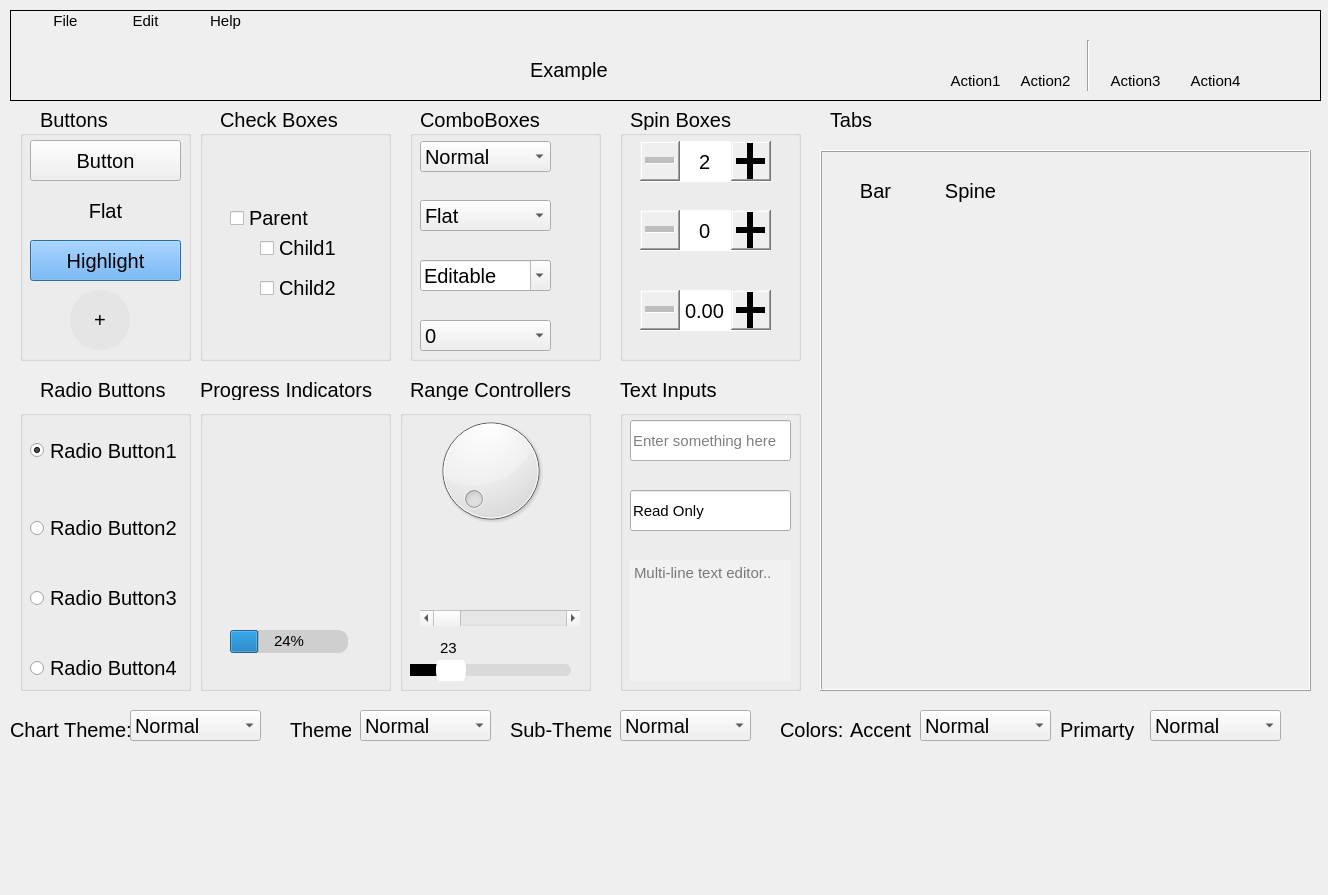
<?xml version="1.0" encoding="UTF-8"?>
<ui version="4.0">
 <class>Form</class>
 <widget class="QWidget" name="Form">
  <property name="geometry">
   <rect>
    <x>0</x>
    <y>0</y>
    <width>1328</width>
    <height>895</height>
   </rect>
  </property>
  <property name="font">
   <font>
    <pointsize>11</pointsize>
   </font>
  </property>
  <property name="windowTitle">
   <string>Form</string>
  </property>
  <property name="styleSheet">
   <string notr="true"/>
  </property>
  <widget class="QLabel" name="Buttons">
   <property name="geometry">
    <rect>
     <x>40</x>
     <y>110</y>
     <width>91</width>
     <height>20</height>
    </rect>
   </property>
   <property name="font">
    <font>
     <pointsize>15</pointsize>
    </font>
   </property>
   <property name="text">
    <string>Buttons</string>
   </property>
  </widget>
  <widget class="QGroupBox" name="buttonsGroup">
   <property name="geometry">
    <rect>
     <x>20</x>
     <y>130</y>
     <width>171</width>
     <height>231</height>
    </rect>
   </property>
   <property name="title">
    <string/>
   </property>
   <widget class="QPushButton" name="button">
    <property name="geometry">
     <rect>
      <x>10</x>
      <y>10</y>
      <width>151</width>
      <height>41</height>
     </rect>
    </property>
    <property name="font">
     <font>
      <pointsize>15</pointsize>
     </font>
    </property>
    <property name="text">
     <string>Button</string>
    </property>
   </widget>
   <widget class="QPushButton" name="flatButton">
    <property name="geometry">
     <rect>
      <x>10</x>
      <y>60</y>
      <width>151</width>
      <height>41</height>
     </rect>
    </property>
    <property name="font">
     <font>
      <pointsize>15</pointsize>
     </font>
    </property>
    <property name="styleSheet">
     <string notr="true">QPushButton#highLight{
rgb(0, 85, 255)
}</string>
    </property>
    <property name="text">
     <string>Flat</string>
    </property>
    <property name="flat">
     <bool>true</bool>
    </property>
   </widget>
   <widget class="QPushButton" name="highLight">
    <property name="geometry">
     <rect>
      <x>10</x>
      <y>110</y>
      <width>151</width>
      <height>41</height>
     </rect>
    </property>
    <property name="font">
     <font>
      <pointsize>15</pointsize>
     </font>
    </property>
    <property name="styleSheet">
     <string notr="true">QPushButton#highLight{
background-color:rgb(85, 170, 255);
}</string>
    </property>
    <property name="text">
     <string>Highlight</string>
    </property>
    <property name="autoDefault">
     <bool>false</bool>
    </property>
    <property name="default">
     <bool>true</bool>
    </property>
   </widget>
   <widget class="QPushButton" name="roundButton">
    <property name="geometry">
     <rect>
      <x>50</x>
      <y>160</y>
      <width>60</width>
      <height>60</height>
     </rect>
    </property>
    <property name="minimumSize">
     <size>
      <width>60</width>
      <height>60</height>
     </size>
    </property>
    <property name="maximumSize">
     <size>
      <width>60</width>
      <height>60</height>
     </size>
    </property>
    <property name="font">
     <font>
      <pointsize>15</pointsize>
     </font>
    </property>
    <property name="styleSheet">
     <string notr="true">QPushButton{
border-radius:30px;
border:2px groove gragy;
border-style:outset;
border:none;
background-color:rgb(229, 229, 229);
}</string>
    </property>
    <property name="text">
     <string>+</string>
    </property>
   </widget>
  </widget>
  <widget class="QLabel" name="RadioButtons">
   <property name="geometry">
    <rect>
     <x>40</x>
     <y>380</y>
     <width>141</width>
     <height>20</height>
    </rect>
   </property>
   <property name="font">
    <font>
     <pointsize>15</pointsize>
    </font>
   </property>
   <property name="text">
    <string>Radio Buttons</string>
   </property>
  </widget>
  <widget class="QGroupBox" name="radioButtonsGroup">
   <property name="geometry">
    <rect>
     <x>20</x>
     <y>410</y>
     <width>171</width>
     <height>281</height>
    </rect>
   </property>
   <property name="title">
    <string/>
   </property>
   <widget class="QRadioButton" name="radioButton">
    <property name="geometry">
     <rect>
      <x>10</x>
      <y>30</y>
      <width>151</width>
      <height>21</height>
     </rect>
    </property>
    <property name="font">
     <font>
      <pointsize>15</pointsize>
     </font>
    </property>
    <property name="styleSheet">
     <string notr="true"/>
    </property>
    <property name="text">
     <string>Radio Button1</string>
    </property>
    <property name="checked">
     <bool>true</bool>
    </property>
   </widget>
   <widget class="QRadioButton" name="radioButton_2">
    <property name="geometry">
     <rect>
      <x>10</x>
      <y>110</y>
      <width>151</width>
      <height>16</height>
     </rect>
    </property>
    <property name="font">
     <font>
      <pointsize>15</pointsize>
     </font>
    </property>
    <property name="text">
     <string>Radio Button2</string>
    </property>
    <property name="iconSize">
     <size>
      <width>16</width>
      <height>21</height>
     </size>
    </property>
   </widget>
   <widget class="QRadioButton" name="radioButton_3">
    <property name="geometry">
     <rect>
      <x>10</x>
      <y>180</y>
      <width>151</width>
      <height>16</height>
     </rect>
    </property>
    <property name="font">
     <font>
      <pointsize>15</pointsize>
     </font>
    </property>
    <property name="text">
     <string>Radio Button3</string>
    </property>
   </widget>
   <widget class="QRadioButton" name="radioButton_4">
    <property name="geometry">
     <rect>
      <x>10</x>
      <y>250</y>
      <width>151</width>
      <height>16</height>
     </rect>
    </property>
    <property name="font">
     <font>
      <pointsize>15</pointsize>
     </font>
    </property>
    <property name="text">
     <string>Radio Button4</string>
    </property>
   </widget>
  </widget>
  <widget class="QLabel" name="checkBoxes">
   <property name="geometry">
    <rect>
     <x>220</x>
     <y>110</y>
     <width>141</width>
     <height>20</height>
    </rect>
   </property>
   <property name="font">
    <font>
     <pointsize>15</pointsize>
    </font>
   </property>
   <property name="text">
    <string>Check Boxes</string>
   </property>
  </widget>
  <widget class="QGroupBox" name="groupBox">
   <property name="geometry">
    <rect>
     <x>200</x>
     <y>130</y>
     <width>191</width>
     <height>231</height>
    </rect>
   </property>
   <property name="title">
    <string/>
   </property>
   <widget class="QGroupBox" name="checksGroup">
    <property name="geometry">
     <rect>
      <x>20</x>
      <y>70</y>
      <width>161</width>
      <height>141</height>
     </rect>
    </property>
    <property name="styleSheet">
     <string notr="true">QGroupBox#checksGroup{
border:none;
}</string>
    </property>
    <property name="title">
     <string/>
    </property>
    <property name="flat">
     <bool>true</bool>
    </property>
    <widget class="QCheckBox" name="checkBox">
     <property name="geometry">
      <rect>
       <x>10</x>
       <y>10</y>
       <width>131</width>
       <height>16</height>
      </rect>
     </property>
     <property name="font">
      <font>
       <pointsize>15</pointsize>
      </font>
     </property>
     <property name="text">
      <string>Parent</string>
     </property>
    </widget>
    <widget class="QCheckBox" name="checkBox_2">
     <property name="geometry">
      <rect>
       <x>40</x>
       <y>40</y>
       <width>91</width>
       <height>16</height>
      </rect>
     </property>
     <property name="font">
      <font>
       <pointsize>15</pointsize>
      </font>
     </property>
     <property name="text">
      <string>Child1</string>
     </property>
    </widget>
    <widget class="QCheckBox" name="checkBox_3">
     <property name="geometry">
      <rect>
       <x>40</x>
       <y>80</y>
       <width>101</width>
       <height>16</height>
      </rect>
     </property>
     <property name="font">
      <font>
       <pointsize>15</pointsize>
      </font>
     </property>
     <property name="text">
      <string>Child2</string>
     </property>
    </widget>
   </widget>
  </widget>
  <widget class="QLabel" name="tabs">
   <property name="geometry">
    <rect>
     <x>830</x>
     <y>110</y>
     <width>141</width>
     <height>20</height>
    </rect>
   </property>
   <property name="font">
    <font>
     <pointsize>15</pointsize>
    </font>
   </property>
   <property name="text">
    <string>Tabs</string>
   </property>
  </widget>
  <widget class="QGroupBox" name="groupBox_2">
   <property name="geometry">
    <rect>
     <x>410</x>
     <y>130</y>
     <width>191</width>
     <height>231</height>
    </rect>
   </property>
   <property name="title">
    <string/>
   </property>
   <widget class="QComboBox" name="comboBox">
    <property name="geometry">
     <rect>
      <x>10</x>
      <y>11</y>
      <width>131</width>
      <height>31</height>
     </rect>
    </property>
    <property name="font">
     <font>
      <pointsize>15</pointsize>
     </font>
    </property>
    <item>
     <property name="text">
      <string>Normal</string>
     </property>
    </item>
    <item>
     <property name="text">
      <string>Second</string>
     </property>
    </item>
    <item>
     <property name="text">
      <string>Third</string>
     </property>
    </item>
   </widget>
   <widget class="QComboBox" name="flatComboBox">
    <property name="enabled">
     <bool>true</bool>
    </property>
    <property name="geometry">
     <rect>
      <x>10</x>
      <y>70</y>
      <width>131</width>
      <height>31</height>
     </rect>
    </property>
    <property name="font">
     <font>
      <pointsize>15</pointsize>
     </font>
    </property>
    <property name="styleSheet">
     <string notr="true">QComboBox#flatComboBox{
flat:true;
}</string>
    </property>
    <item>
     <property name="text">
      <string>Flat</string>
     </property>
    </item>
    <item>
     <property name="text">
      <string>Second</string>
     </property>
    </item>
    <item>
     <property name="text">
      <string>Third</string>
     </property>
    </item>
   </widget>
   <widget class="QComboBox" name="editComboBox">
    <property name="geometry">
     <rect>
      <x>10</x>
      <y>130</y>
      <width>131</width>
      <height>31</height>
     </rect>
    </property>
    <property name="font">
     <font>
      <pointsize>15</pointsize>
     </font>
    </property>
    <property name="editable">
     <bool>true</bool>
    </property>
    <item>
     <property name="text">
      <string>Editable</string>
     </property>
    </item>
    <item>
     <property name="text">
      <string>Second</string>
     </property>
    </item>
    <item>
     <property name="text">
      <string>Third</string>
     </property>
    </item>
   </widget>
   <widget class="QComboBox" name="numberComboBox">
    <property name="geometry">
     <rect>
      <x>10</x>
      <y>190</y>
      <width>131</width>
      <height>31</height>
     </rect>
    </property>
    <property name="font">
     <font>
      <pointsize>15</pointsize>
     </font>
    </property>
    <item>
     <property name="text">
      <string>0</string>
     </property>
    </item>
    <item>
     <property name="text">
      <string>1</string>
     </property>
    </item>
    <item>
     <property name="text">
      <string>2</string>
     </property>
    </item>
    <item>
     <property name="text">
      <string>3</string>
     </property>
    </item>
    <item>
     <property name="text">
      <string>4</string>
     </property>
    </item>
    <item>
     <property name="text">
      <string>5</string>
     </property>
    </item>
    <item>
     <property name="text">
      <string>6</string>
     </property>
    </item>
    <item>
     <property name="text">
      <string>7</string>
     </property>
    </item>
    <item>
     <property name="text">
      <string>8</string>
     </property>
    </item>
    <item>
     <property name="text">
      <string>9</string>
     </property>
    </item>
   </widget>
  </widget>
  <widget class="QGroupBox" name="groupBox_3">
   <property name="geometry">
    <rect>
     <x>620</x>
     <y>130</y>
     <width>181</width>
     <height>231</height>
    </rect>
   </property>
   <property name="font">
    <font>
     <pointsize>15</pointsize>
    </font>
   </property>
   <property name="layoutDirection">
    <enum>Qt::LeftToRight</enum>
   </property>
   <property name="title">
    <string/>
   </property>
   <widget class="QSpinBox" name="spinBox">
    <property name="geometry">
     <rect>
      <x>20</x>
      <y>11</y>
      <width>131</width>
      <height>41</height>
     </rect>
    </property>
    <property name="font">
     <font>
      <pointsize>15</pointsize>
     </font>
    </property>
    <property name="layoutDirection">
     <enum>Qt::LeftToRight</enum>
    </property>
    <property name="styleSheet">
     <string notr="true">QSpinBox::up-button{
subcontrol-origin:border;
subcontrol-position:right;
width:40px;
height:40px;

}
QSpinBox::down-button{
subcontrol-origin:border;
subcontrol-position:left;
width:40px;
height:40px;
}</string>
    </property>
    <property name="alignment">
     <set>Qt::AlignCenter</set>
    </property>
    <property name="buttonSymbols">
     <enum>QAbstractSpinBox::PlusMinus</enum>
    </property>
    <property name="minimum">
     <number>2</number>
    </property>
    <property name="maximum">
     <number>50</number>
    </property>
   </widget>
   <widget class="QSpinBox" name="textSpinBoxes">
    <property name="geometry">
     <rect>
      <x>20</x>
      <y>80</y>
      <width>131</width>
      <height>41</height>
     </rect>
    </property>
    <property name="font">
     <font>
      <pointsize>15</pointsize>
     </font>
    </property>
    <property name="styleSheet">
     <string notr="true">QSpinBox::up-button{
subcontrol-origin:border;
subcontrol-position:right;
width:40px;
height:40px;
}
QSpinBox::down-button{
subcontrol-origin:border;
subcontrol-position:left;
width:40px;
height:40px;
}</string>
    </property>
    <property name="alignment">
     <set>Qt::AlignCenter</set>
    </property>
    <property name="buttonSymbols">
     <enum>QAbstractSpinBox::PlusMinus</enum>
    </property>
   </widget>
   <widget class="QDoubleSpinBox" name="doubleSpinBox">
    <property name="geometry">
     <rect>
      <x>20</x>
      <y>160</y>
      <width>131</width>
      <height>41</height>
     </rect>
    </property>
    <property name="styleSheet">
     <string notr="true">QDoubleSpinBox::up-button{
subcontrol-origin:border;
subcontrol-position:right;
width:40px;
height:40px;
}
QDoubleSpinBox::down-button{
subcontrol-origin:border;
subcontrol-position:left;
width:40px;
height:40px;
}</string>
    </property>
    <property name="alignment">
     <set>Qt::AlignCenter</set>
    </property>
    <property name="buttonSymbols">
     <enum>QAbstractSpinBox::PlusMinus</enum>
    </property>
   </widget>
  </widget>
  <widget class="QLabel" name="comboBoxes">
   <property name="geometry">
    <rect>
     <x>420</x>
     <y>110</y>
     <width>141</width>
     <height>20</height>
    </rect>
   </property>
   <property name="font">
    <font>
     <pointsize>15</pointsize>
    </font>
   </property>
   <property name="text">
    <string>ComboBoxes</string>
   </property>
  </widget>
  <widget class="QLabel" name="spinBoxes">
   <property name="geometry">
    <rect>
     <x>630</x>
     <y>110</y>
     <width>141</width>
     <height>20</height>
    </rect>
   </property>
   <property name="font">
    <font>
     <pointsize>15</pointsize>
    </font>
   </property>
   <property name="text">
    <string>Spin Boxes</string>
   </property>
  </widget>
  <widget class="QFrame" name="menuBar">
   <property name="geometry">
    <rect>
     <x>10</x>
     <y>10</y>
     <width>1311</width>
     <height>91</height>
    </rect>
   </property>
   <property name="autoFillBackground">
    <bool>true</bool>
   </property>
   <property name="styleSheet">
    <string notr="true">#menuBar{
backgroud:rgb(202, 202, 202);
}</string>
   </property>
   <property name="frameShape">
    <enum>QFrame::Box</enum>
   </property>
   <property name="frameShadow">
    <enum>QFrame::Plain</enum>
   </property>
   <widget class="QLabel" name="comboBoxes_2">
    <property name="geometry">
     <rect>
      <x>520</x>
      <y>50</y>
      <width>141</width>
      <height>20</height>
     </rect>
    </property>
    <property name="font">
     <font>
      <pointsize>15</pointsize>
     </font>
    </property>
    <property name="text">
     <string>Example</string>
    </property>
   </widget>
   <widget class="QPushButton" name="fileTool">
    <property name="geometry">
     <rect>
      <x>20</x>
      <y>0</y>
      <width>71</width>
      <height>21</height>
     </rect>
    </property>
    <property name="font">
     <font>
      <pointsize>11</pointsize>
      <underline>false</underline>
     </font>
    </property>
    <property name="text">
     <string>File</string>
    </property>
    <property name="flat">
     <bool>true</bool>
    </property>
   </widget>
   <widget class="QPushButton" name="editTool">
    <property name="geometry">
     <rect>
      <x>100</x>
      <y>0</y>
      <width>71</width>
      <height>21</height>
     </rect>
    </property>
    <property name="font">
     <font>
      <pointsize>11</pointsize>
     </font>
    </property>
    <property name="text">
     <string>Edit</string>
    </property>
    <property name="flat">
     <bool>true</bool>
    </property>
   </widget>
   <widget class="QPushButton" name="helpTool">
    <property name="geometry">
     <rect>
      <x>180</x>
      <y>0</y>
      <width>71</width>
      <height>21</height>
     </rect>
    </property>
    <property name="font">
     <font>
      <pointsize>11</pointsize>
     </font>
    </property>
    <property name="text">
     <string>Help</string>
    </property>
    <property name="flat">
     <bool>true</bool>
    </property>
   </widget>
   <widget class="QPushButton" name="action1">
    <property name="geometry">
     <rect>
      <x>930</x>
      <y>60</y>
      <width>71</width>
      <height>21</height>
     </rect>
    </property>
    <property name="font">
     <font>
      <pointsize>11</pointsize>
     </font>
    </property>
    <property name="text">
     <string>Action1</string>
    </property>
    <property name="flat">
     <bool>true</bool>
    </property>
   </widget>
   <widget class="QPushButton" name="action2">
    <property name="geometry">
     <rect>
      <x>1000</x>
      <y>60</y>
      <width>71</width>
      <height>21</height>
     </rect>
    </property>
    <property name="font">
     <font>
      <pointsize>11</pointsize>
     </font>
    </property>
    <property name="text">
     <string>Action2</string>
    </property>
    <property name="flat">
     <bool>true</bool>
    </property>
   </widget>
   <widget class="QPushButton" name="action3">
    <property name="geometry">
     <rect>
      <x>1090</x>
      <y>60</y>
      <width>71</width>
      <height>21</height>
     </rect>
    </property>
    <property name="font">
     <font>
      <pointsize>11</pointsize>
     </font>
    </property>
    <property name="text">
     <string>Action3</string>
    </property>
    <property name="flat">
     <bool>true</bool>
    </property>
   </widget>
   <widget class="QPushButton" name="action4">
    <property name="geometry">
     <rect>
      <x>1170</x>
      <y>60</y>
      <width>71</width>
      <height>21</height>
     </rect>
    </property>
    <property name="font">
     <font>
      <pointsize>11</pointsize>
     </font>
    </property>
    <property name="text">
     <string>Action4</string>
    </property>
    <property name="flat">
     <bool>true</bool>
    </property>
   </widget>
   <widget class="Line" name="line">
    <property name="geometry">
     <rect>
      <x>1070</x>
      <y>30</y>
      <width>16</width>
      <height>51</height>
     </rect>
    </property>
    <property name="orientation">
     <enum>Qt::Vertical</enum>
    </property>
   </widget>
  </widget>
  <widget class="QLabel" name="RadioButtons_2">
   <property name="geometry">
    <rect>
     <x>200</x>
     <y>380</y>
     <width>191</width>
     <height>20</height>
    </rect>
   </property>
   <property name="font">
    <font>
     <pointsize>15</pointsize>
    </font>
   </property>
   <property name="text">
    <string>Progress Indicators</string>
   </property>
  </widget>
  <widget class="QGroupBox" name="radioButtonsGroup_2">
   <property name="geometry">
    <rect>
     <x>200</x>
     <y>410</y>
     <width>191</width>
     <height>281</height>
    </rect>
   </property>
   <property name="title">
    <string/>
   </property>
   <widget class="QProgressBar" name="progressBar">
    <property name="geometry">
     <rect>
      <x>30</x>
      <y>220</y>
      <width>118</width>
      <height>23</height>
     </rect>
    </property>
    <property name="styleSheet">
     <string notr="true">QProgressBar{
text-align:center;
background-color:rgb(207, 207, 207);
color:rgb(0, 0, 0);
border-style:none;
border-radius:10px;
}</string>
    </property>
    <property name="value">
     <number>24</number>
    </property>
   </widget>
  </widget>
  <widget class="QGroupBox" name="radioButtonsGroup_3">
   <property name="geometry">
    <rect>
     <x>400</x>
     <y>410</y>
     <width>191</width>
     <height>281</height>
    </rect>
   </property>
   <property name="title">
    <string/>
   </property>
   <widget class="QDial" name="dial">
    <property name="geometry">
     <rect>
      <x>0</x>
      <y>0</y>
      <width>181</width>
      <height>121</height>
     </rect>
    </property>
    <property name="value">
     <number>0</number>
    </property>
    <property name="sliderPosition">
     <number>0</number>
    </property>
   </widget>
   <widget class="QSlider" name="horizontalSlider">
    <property name="geometry">
     <rect>
      <x>10</x>
      <y>250</y>
      <width>161</width>
      <height>21</height>
     </rect>
    </property>
    <property name="styleSheet">
     <string notr="true">/*槽*/
#horizontalSlider::groove:horizontal {
height:12px; 
left:0px; 
right:0px; 
border:0px;   
border-radius:6px;
background:rgb(217, 217, 217) 
}
/*已经划过的*/
#horizontalSlider::sub-page:horizontal{
background:rgb(0, 0, 0);
}
#horizontalSlider::handle:horizontal{
width:30px;
height:30px;
background-color:rgb(255,255,255);
margin:-11px 0px -11px 0px;
border-radius:15px;
}
</string>
    </property>
    <property name="value">
     <number>20</number>
    </property>
    <property name="orientation">
     <enum>Qt::Horizontal</enum>
    </property>
   </widget>
   <widget class="QLabel" name="label">
    <property name="geometry">
     <rect>
      <x>40</x>
      <y>230</y>
      <width>31</width>
      <height>16</height>
     </rect>
    </property>
    <property name="text">
     <string>23</string>
    </property>
   </widget>
   <widget class="QScrollBar" name="horizontalScrollBar">
    <property name="geometry">
     <rect>
      <x>20</x>
      <y>200</y>
      <width>160</width>
      <height>16</height>
     </rect>
    </property>
    <property name="orientation">
     <enum>Qt::Horizontal</enum>
    </property>
   </widget>
  </widget>
  <widget class="QLabel" name="RadioButtons_3">
   <property name="geometry">
    <rect>
     <x>410</x>
     <y>380</y>
     <width>191</width>
     <height>20</height>
    </rect>
   </property>
   <property name="font">
    <font>
     <pointsize>15</pointsize>
    </font>
   </property>
   <property name="text">
    <string>Range Controllers</string>
   </property>
  </widget>
  <widget class="QLabel" name="RadioButtons_4">
   <property name="geometry">
    <rect>
     <x>620</x>
     <y>380</y>
     <width>191</width>
     <height>20</height>
    </rect>
   </property>
   <property name="font">
    <font>
     <pointsize>15</pointsize>
    </font>
   </property>
   <property name="text">
    <string>Text Inputs</string>
   </property>
  </widget>
  <widget class="QGroupBox" name="radioButtonsGroup_4">
   <property name="geometry">
    <rect>
     <x>620</x>
     <y>410</y>
     <width>181</width>
     <height>281</height>
    </rect>
   </property>
   <property name="title">
    <string/>
   </property>
   <widget class="QLineEdit" name="lineEdit">
    <property name="geometry">
     <rect>
      <x>10</x>
      <y>10</y>
      <width>161</width>
      <height>41</height>
     </rect>
    </property>
    <property name="placeholderText">
     <string>Enter something here</string>
    </property>
   </widget>
   <widget class="QLineEdit" name="readLine">
    <property name="geometry">
     <rect>
      <x>10</x>
      <y>80</y>
      <width>161</width>
      <height>41</height>
     </rect>
    </property>
    <property name="text">
     <string>Read Only</string>
    </property>
    <property name="readOnly">
     <bool>true</bool>
    </property>
    <property name="placeholderText">
     <string/>
    </property>
   </widget>
   <widget class="QTextEdit" name="textEdit">
    <property name="geometry">
     <rect>
      <x>10</x>
      <y>150</y>
      <width>161</width>
      <height>121</height>
     </rect>
    </property>
    <property name="styleSheet">
     <string notr="true">QTextEdit{
border:none;
background:rgb(241, 241, 241);
}</string>
    </property>
    <property name="placeholderText">
     <string>Multi-line text editor..</string>
    </property>
   </widget>
  </widget>
  <widget class="QLabel" name="RadioButtons_5">
   <property name="geometry">
    <rect>
     <x>10</x>
     <y>720</y>
     <width>121</width>
     <height>20</height>
    </rect>
   </property>
   <property name="font">
    <font>
     <pointsize>15</pointsize>
    </font>
   </property>
   <property name="text">
    <string>Chart Theme:</string>
   </property>
  </widget>
  <widget class="QComboBox" name="comboBox_2">
   <property name="geometry">
    <rect>
     <x>130</x>
     <y>710</y>
     <width>131</width>
     <height>31</height>
    </rect>
   </property>
   <property name="font">
    <font>
     <pointsize>15</pointsize>
    </font>
   </property>
   <item>
    <property name="text">
     <string>Normal</string>
    </property>
   </item>
   <item>
    <property name="text">
     <string>Second</string>
    </property>
   </item>
   <item>
    <property name="text">
     <string>Third</string>
    </property>
   </item>
  </widget>
  <widget class="QComboBox" name="comboBox_3">
   <property name="geometry">
    <rect>
     <x>360</x>
     <y>710</y>
     <width>131</width>
     <height>31</height>
    </rect>
   </property>
   <property name="font">
    <font>
     <pointsize>15</pointsize>
    </font>
   </property>
   <item>
    <property name="text">
     <string>Normal</string>
    </property>
   </item>
   <item>
    <property name="text">
     <string>Second</string>
    </property>
   </item>
   <item>
    <property name="text">
     <string>Third</string>
    </property>
   </item>
  </widget>
  <widget class="QLabel" name="RadioButtons_6">
   <property name="geometry">
    <rect>
     <x>290</x>
     <y>720</y>
     <width>61</width>
     <height>20</height>
    </rect>
   </property>
   <property name="font">
    <font>
     <pointsize>15</pointsize>
    </font>
   </property>
   <property name="text">
    <string>Theme:</string>
   </property>
  </widget>
  <widget class="QComboBox" name="comboBox_4">
   <property name="geometry">
    <rect>
     <x>620</x>
     <y>710</y>
     <width>131</width>
     <height>31</height>
    </rect>
   </property>
   <property name="font">
    <font>
     <pointsize>15</pointsize>
    </font>
   </property>
   <item>
    <property name="text">
     <string>Normal</string>
    </property>
   </item>
   <item>
    <property name="text">
     <string>Second</string>
    </property>
   </item>
   <item>
    <property name="text">
     <string>Third</string>
    </property>
   </item>
  </widget>
  <widget class="QLabel" name="RadioButtons_7">
   <property name="geometry">
    <rect>
     <x>510</x>
     <y>720</y>
     <width>101</width>
     <height>20</height>
    </rect>
   </property>
   <property name="font">
    <font>
     <pointsize>15</pointsize>
    </font>
   </property>
   <property name="text">
    <string>Sub-Theme:</string>
   </property>
  </widget>
  <widget class="QComboBox" name="comboBox_5">
   <property name="geometry">
    <rect>
     <x>920</x>
     <y>710</y>
     <width>131</width>
     <height>31</height>
    </rect>
   </property>
   <property name="font">
    <font>
     <pointsize>15</pointsize>
    </font>
   </property>
   <item>
    <property name="text">
     <string>Normal</string>
    </property>
   </item>
   <item>
    <property name="text">
     <string>Second</string>
    </property>
   </item>
   <item>
    <property name="text">
     <string>Third</string>
    </property>
   </item>
  </widget>
  <widget class="QLabel" name="RadioButtons_8">
   <property name="geometry">
    <rect>
     <x>780</x>
     <y>720</y>
     <width>71</width>
     <height>20</height>
    </rect>
   </property>
   <property name="font">
    <font>
     <pointsize>15</pointsize>
    </font>
   </property>
   <property name="text">
    <string>Colors:</string>
   </property>
  </widget>
  <widget class="QLabel" name="RadioButtons_9">
   <property name="geometry">
    <rect>
     <x>850</x>
     <y>720</y>
     <width>71</width>
     <height>20</height>
    </rect>
   </property>
   <property name="font">
    <font>
     <pointsize>15</pointsize>
    </font>
   </property>
   <property name="text">
    <string>Accent</string>
   </property>
  </widget>
  <widget class="QLabel" name="RadioButtons_10">
   <property name="geometry">
    <rect>
     <x>1060</x>
     <y>720</y>
     <width>91</width>
     <height>20</height>
    </rect>
   </property>
   <property name="font">
    <font>
     <pointsize>15</pointsize>
    </font>
   </property>
   <property name="text">
    <string>Primarty</string>
   </property>
  </widget>
  <widget class="QComboBox" name="comboBox_6">
   <property name="geometry">
    <rect>
     <x>1150</x>
     <y>710</y>
     <width>131</width>
     <height>31</height>
    </rect>
   </property>
   <property name="font">
    <font>
     <pointsize>15</pointsize>
    </font>
   </property>
   <item>
    <property name="text">
     <string>Normal</string>
    </property>
   </item>
   <item>
    <property name="text">
     <string>Second</string>
    </property>
   </item>
   <item>
    <property name="text">
     <string>Third</string>
    </property>
   </item>
  </widget>
  <widget class="QFrame" name="frame">
   <property name="geometry">
    <rect>
     <x>820</x>
     <y>150</y>
     <width>491</width>
     <height>541</height>
    </rect>
   </property>
   <property name="frameShape">
    <enum>QFrame::Box</enum>
   </property>
   <property name="frameShadow">
    <enum>QFrame::Raised</enum>
   </property>
   <widget class="QStackedWidget" name="stackedWidget">
    <property name="geometry">
     <rect>
      <x>10</x>
      <y>120</y>
      <width>471</width>
      <height>411</height>
     </rect>
    </property>
    <property name="currentIndex">
     <number>1</number>
    </property>
    <widget class="GraphicsLayoutWidget" name="page"/>
    <widget class="GraphicsLayoutWidget" name="page_2"/>
   </widget>
   <widget class="QPushButton" name="barButton">
    <property name="geometry">
     <rect>
      <x>10</x>
      <y>20</y>
      <width>91</width>
      <height>41</height>
     </rect>
    </property>
    <property name="font">
     <font>
      <pointsize>15</pointsize>
     </font>
    </property>
    <property name="text">
     <string>Bar</string>
    </property>
    <property name="flat">
     <bool>true</bool>
    </property>
   </widget>
   <widget class="QPushButton" name="spineButton">
    <property name="geometry">
     <rect>
      <x>110</x>
      <y>20</y>
      <width>81</width>
      <height>41</height>
     </rect>
    </property>
    <property name="font">
     <font>
      <pointsize>15</pointsize>
     </font>
    </property>
    <property name="text">
     <string>Spine</string>
    </property>
    <property name="flat">
     <bool>true</bool>
    </property>
   </widget>
  </widget>
 </widget>
 <customwidgets>
  <customwidget>
   <class>GraphicsLayoutWidget</class>
   <extends>QWidget</extends>
   <header>pyqtgraph</header>
   <container>1</container>
  </customwidget>
 </customwidgets>
 <resources/>
 <connections/>
</ui>
